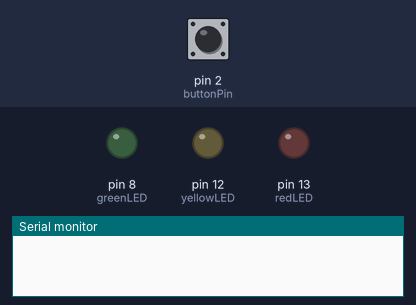
Simulated run of this sketch. Board: Arduino Uno, built with avr-gcc and run on an emulated ATmega328P. Shown: output pins drawn as LEDs (lit = HIGH), the last lines printed to the serial monitor. The inputs (shaded band) are chosen by the test bench; at power-on: pin 2 (buttonPin) LOW.

Above: at 1.2 s.
1.3 s: pin 2 (buttonPin) pulled HIGH for 0.15 s
At 2.2 s:
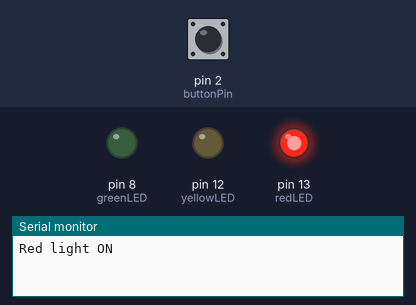
At 5.1 s:
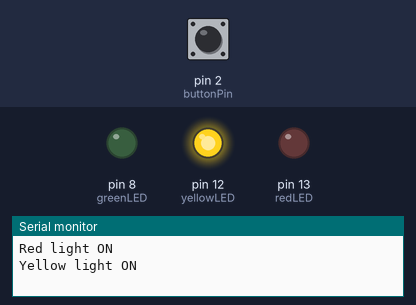
7.4 s: pin 2 (buttonPin) pulled HIGH for 1 s
At 12.9 s:
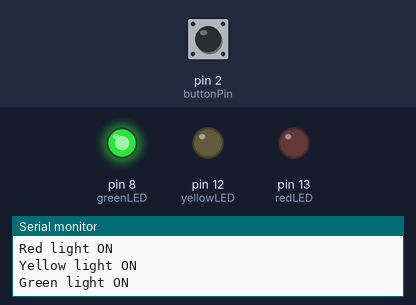
Timing chart, 0 to 16.8 s (numbered marks = the images above; inputs shaded):
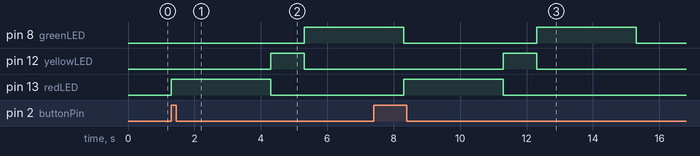

The sketch:

traffic_light_demo_project_1.ino
```cpp
// Define pin connections
const int redLED = 13;
const int yellowLED = 12;
const int greenLED = 8;
const int buttonPin = 2;

// Variable to store button state
int buttonState = 0;

void setup() {
    // Set LED pins as output
    pinMode(redLED, OUTPUT);
    pinMode(yellowLED, OUTPUT);
    pinMode(greenLED, OUTPUT);

    // Set button pin as input
    pinMode(buttonPin, INPUT);

    // Start serial communication
    Serial.begin(9600);
}

void loop() {
    // Read the button state
    buttonState = digitalRead(buttonPin);

    // If button is pressed
    if (buttonState == HIGH) {
        Serial.println("Red light ON");
        digitalWrite(redLED, HIGH);
        delay(3000); // Red light delay
        digitalWrite(redLED, LOW);

        Serial.println("Yellow light ON");
        digitalWrite(yellowLED, HIGH);
        delay(1000); // Yellow light delay
        digitalWrite(yellowLED, LOW);

        Serial.println("Green light ON");
        digitalWrite(greenLED, HIGH);
        delay(3000); // Green light delay
        digitalWrite(greenLED, LOW);
    }
}
```

Measured:
- after the input at 1.3 s, pin 8 (greenLED): LOW → HIGH after 4.0 s; pin 12 (yellowLED): LOW → HIGH after 3.0 s, → LOW 1.0 s later; pin 13 (redLED): LOW → HIGH at once, → LOW 3.0 s later
- after the input at 7.4 s, pin 12 (yellowLED): LOW → HIGH after 3.9 s, → LOW 1.0 s later; pin 13 (redLED): LOW → HIGH after 0.90 s, → LOW 3.0 s later
